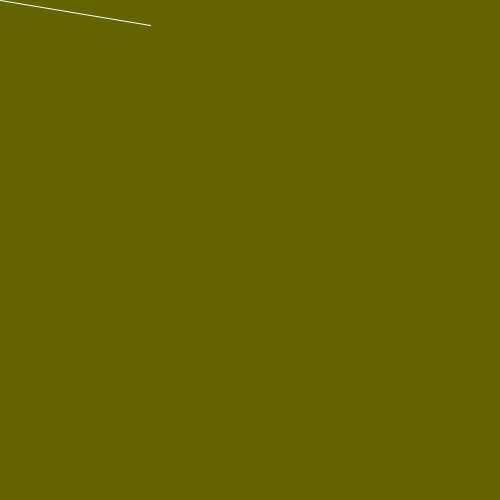
Frame 1 (no input)
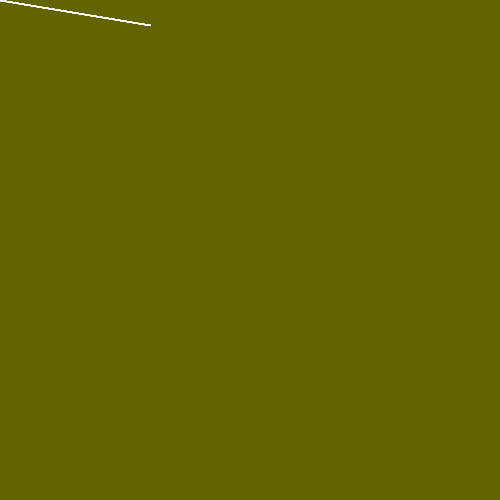
Frame 60 (the mouse pressed at the canvas centre just before this capture)
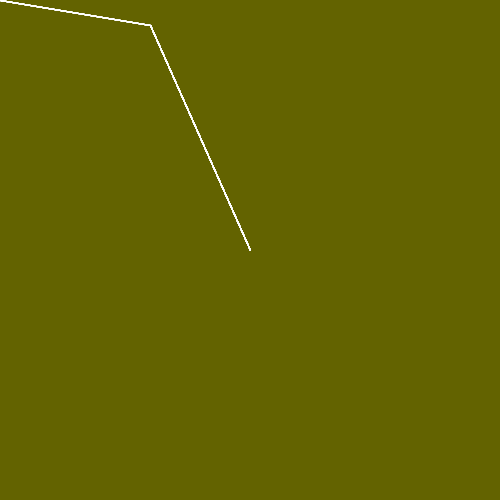
Frame 120 (the mouse held since frame 60 and released just before this capture)

The Processing sketch that drew these frames (run headless with seeded random() and noise(); from frame 60 on, the mouse is pressed at the canvas centre):

// Processing sketch: sketch_1
// ── sketch_1.pde
void setup() {
       size(500, 500);
       stroke(255);
       background(99, 99, 0);
}

void draw() {
       line(150, 25, mouseX, mouseY);
} 
